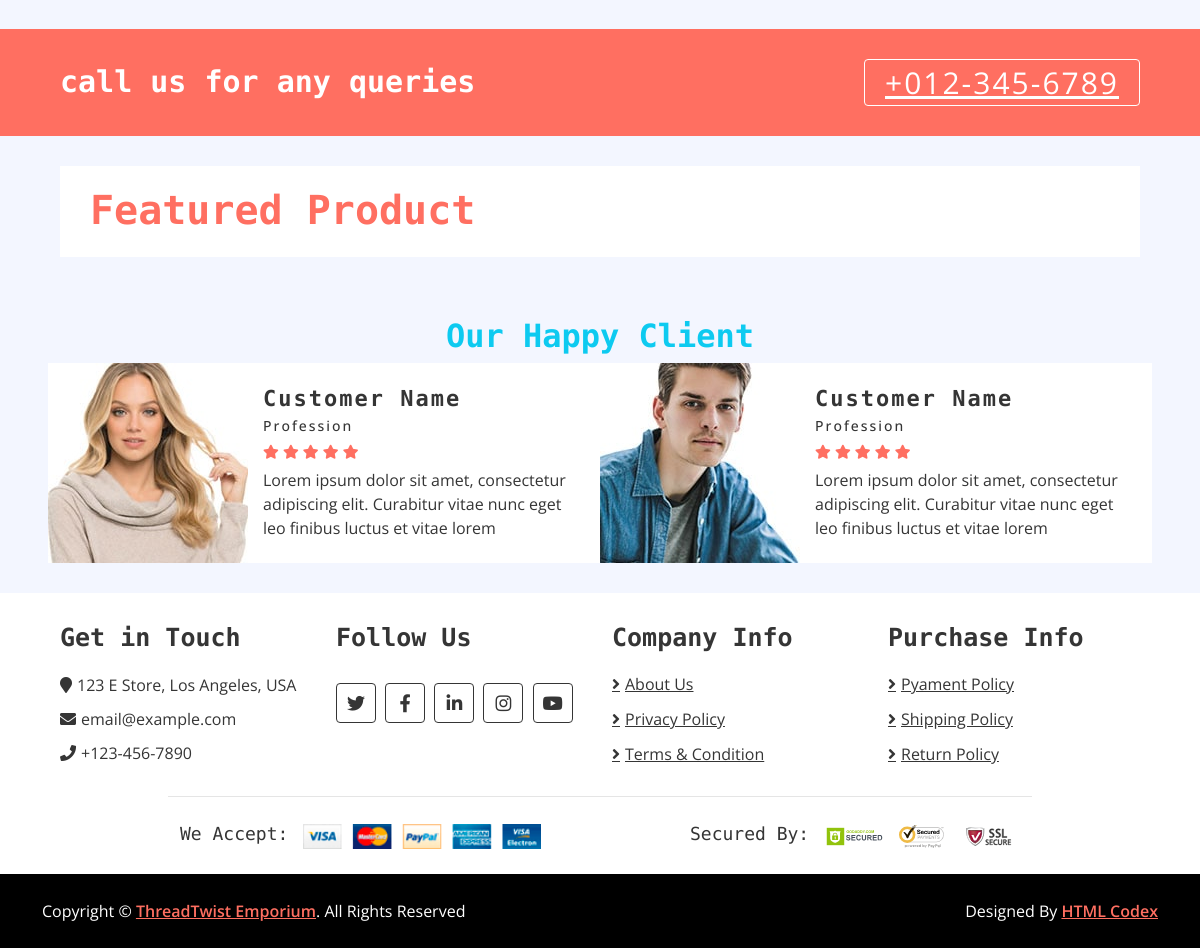
The app's page / (lower part), older data.
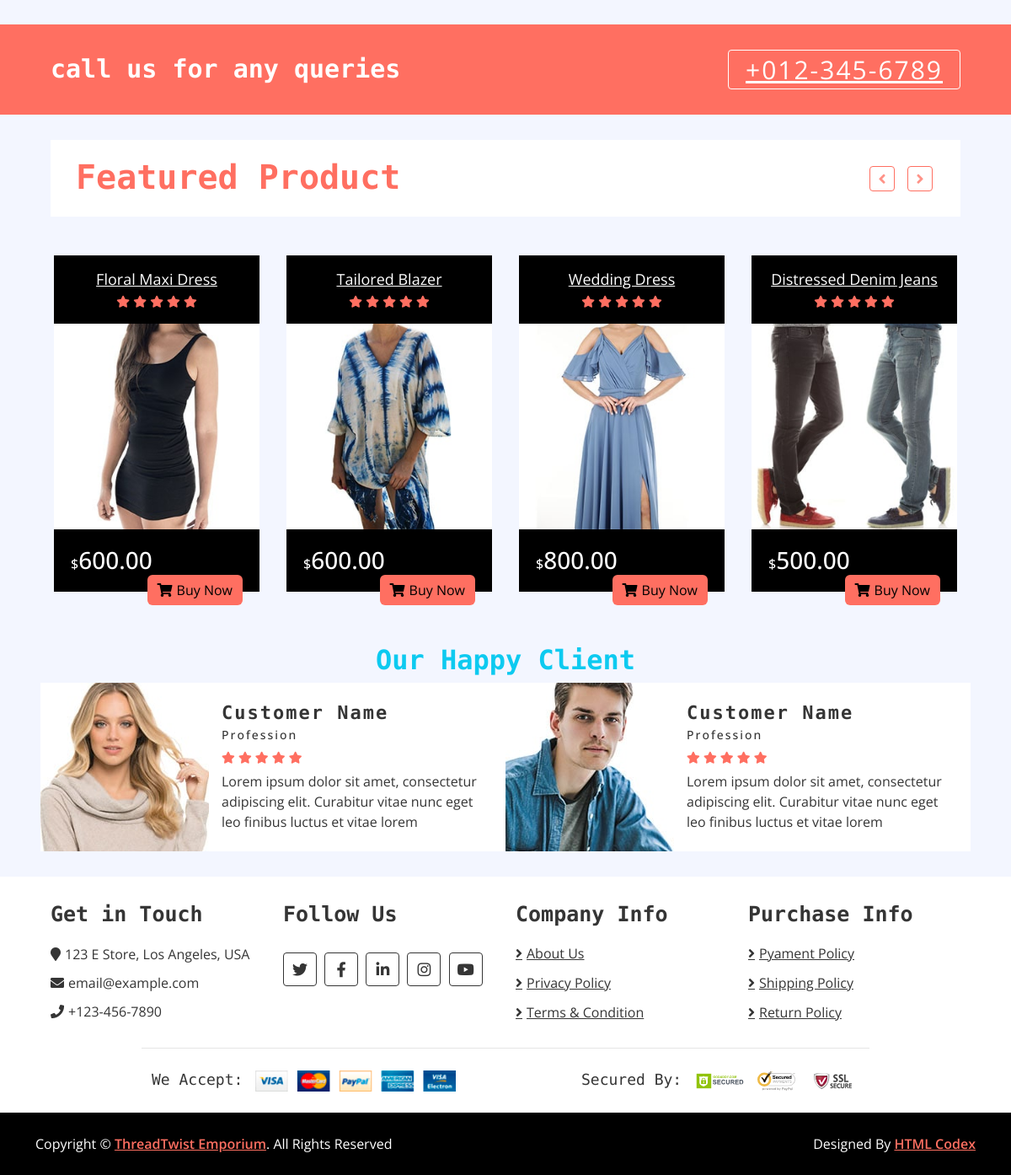
The same page, newer data.
### product_list/models.py (models this page shows, shortened)
class ClothingItem(models.Model):
    category = models.ForeignKey(category, on_delete=models.CASCADE)
    name = models.CharField(max_length=25)
    price = models.DecimalField(max_digits=8, decimal_places=2)
    popularity = models.IntegerField(default=0)
    description = models.TextField()
    size = models.CharField(max_length=10,choices=SIZE)
    color = models.CharField(max_length=20,choices=COLORS)
    image = models.ImageField(upload_to='product_list/media/clothing_images/',blank = True, null = True)

### home/views.py (the view)
# urls.py: path('',views.homeView.as_view(),name='home'),
class homeView(View):
    template_name = 'home.html'
    def get(self, request):
        cloth = ClothingItem.objects.all()
        return render(request, self.template_name, {"cloth":  cloth})

### home/templates/home.html (shortened to what the changed rows need)
{% extends 'base.html' %}
{% load static %}
{% block content %}
         <div class="bottom-bar">
        <div class="call-to-action">
            <div class="container-fluid">
                <div class="row align-items-center">
                    <div class="col-md-6">
                        <h1>call us for any queries</h1>
                    </div>
                </div>
            </div>
        </div>
        <div class="featured-product product">
            <div class="container-fluid">
                <div class="section-header">
                    <h1>Featured Product</h1>
                </div>
                <div class="row align-items-center product-slider product-slider-4">
                    {% for c in cloth %}
                    <div class="col-lg-3 p-3">
                        <div class="product-item">
                            <div class="product-title">
                                <a href="#">{{c.name}}</a>
                                <div class="ratting">
                                    <i class="fa fa-star"></i>
                                    <i class="fa fa-star"></i>
                                    <i class="fa fa-star"></i>
                                    <i class="fa fa-star"></i>
                                    <i class="fa fa-star"></i>
                                </div>
                            </div>
                            <div class="product-image">
                                <a href="product-detail.html">
                                    <img src="{{c.image.url}}" alt="Product Image">
                                </a>
                            </div>
                            <div class="product-price">
                                <h3><span>$</span>{{c.price}}</h3>
                                <a class="btn" href="{% url "myaccount" %}"><i class="fa fa-shopping-cart"></i>Buy Now</a>
                            </div>
                        </div>
                    </div>
                    {% endfor %}
                </div>
            </div>
        </div>
        <div class="review">
            <h2 class="text-info text-center fw-bold">Our Happy Client</h2>
            <div class="container-fluid">
                <div class="row align-items-center review-slider normal-slider">
                    <div class="col-md-6">
                        <div class="review-slider-item">
                            <div class="review-text">
                                <h2>Customer Name</h2>
                            </div>
                        </div>
                    </div>
                    <div class="col-md-6">
                        <div class="review-slider-item">
                            <div class="review-text">
                                <h2>Customer Name</h2>
                            </div>
                        </div>
                    </div>
                </div>
            </div>
        </div>
{% endblock  %}

Row changes from the older to the newer data that the page shows:
added ClothingItem: name "Floral Maxi Dress", image (picture), price "600.00"
added ClothingItem: name "Tailored Blazer", image (picture), price "600.00"
added ClothingItem: name "Wedding Dress", image (picture), price "800.00"
added ClothingItem: name "Distressed Denim Jeans", image (picture), price "500.00"
